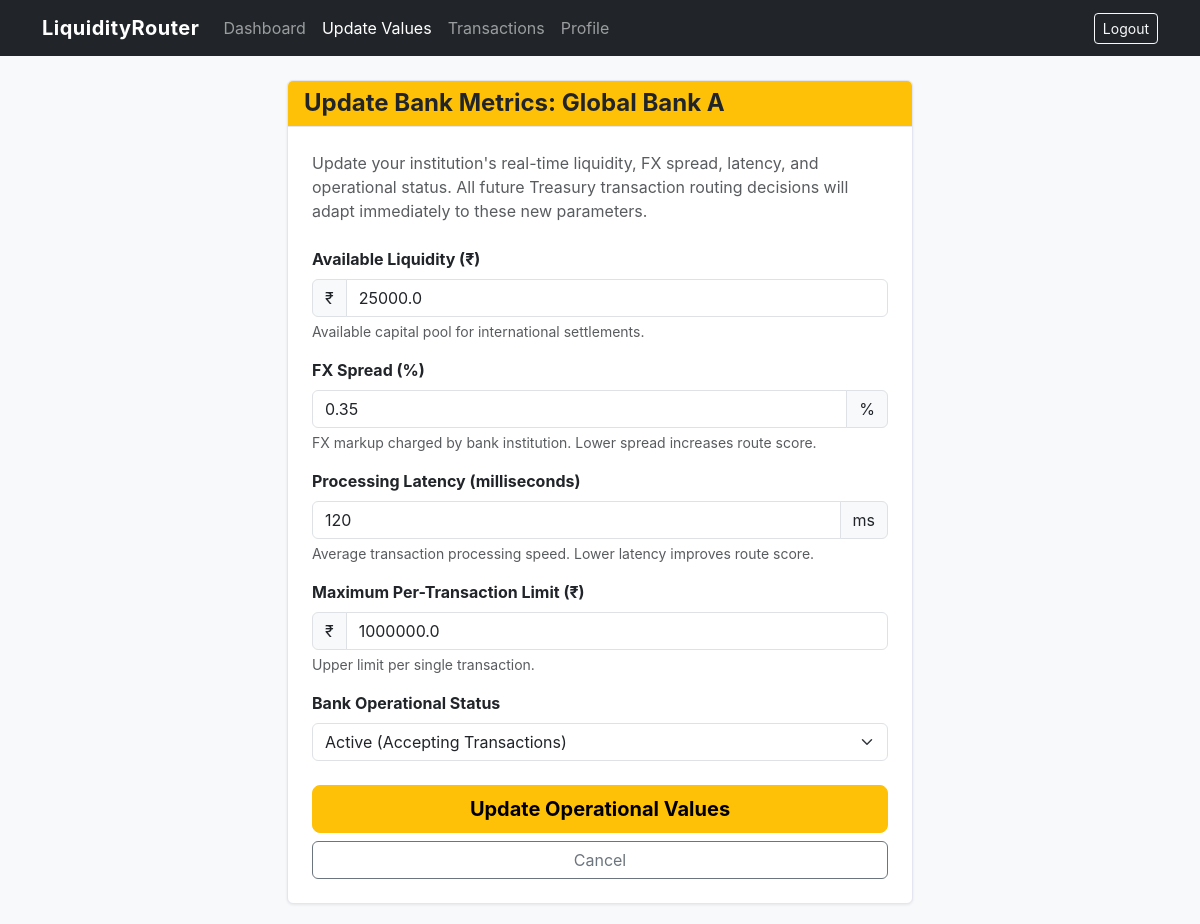
Page /update_bank (signed in) on the committed database.
### tables this page shows
CREATE TABLE banks (
            bank_id INTEGER PRIMARY KEY AUTOINCREMENT,
            user_id INTEGER NOT NULL,
            bank_name TEXT NOT NULL,
            country TEXT NOT NULL,
            currency TEXT NOT NULL,
            liquidity REAL NOT NULL DEFAULT 0,
            fx_spread REAL NOT NULL DEFAULT 0,
            latency INTEGER NOT NULL DEFAULT 0,
            transaction_limit REAL NOT NULL DEFAULT 0,
            status TEXT NOT NULL DEFAULT 'Active',
            FOREIGN KEY (user_id) REFERENCES users(user_id)
        );

### app.py (the view, shortened to what this page needs)
@app.route("/update_bank", methods=["GET", "POST"])
def update_bank():
    if "user_id" not in session or session.get("role") != "bank":
        flash("Unauthorized access.", "error")
        return redirect(url_for("login"))
    bank = database.get_bank_by_user_id(session["user_id"])
    if not bank:
        flash("Bank record not found.", "error")
        return redirect(url_for("bank_dashboard"))
    return render_template("update_bank.html", bank=bank)

### database.py (called while the page is built)
def create_connection():
    os.makedirs(DB_DIR, exist_ok=True)
    conn = sqlite3.connect(DB_PATH)
    conn.row_factory = sqlite3.Row
    conn.execute("PRAGMA foreign_keys = ON;")
    return conn

def get_bank_by_user_id(user_id):
    conn = create_connection()
    cursor = conn.cursor()
    cursor.execute("SELECT * FROM banks WHERE user_id = ?", (user_id,))
    bank = cursor.fetchone()
    conn.close()
    return bank

### templates/update_bank.html (shortened to what this page needs)
<!DOCTYPE html>
<html lang="en">
<head>
    <link href="https://cdn.jsdelivr.net/npm/bootstrap@5.3.0/dist/css/bootstrap.min.css" rel="stylesheet">
    <link rel="stylesheet" href="{{ url_for('static', filename='style.css') }}">
</head>
<body>
    <nav class="navbar navbar-expand-lg navbar-dark bg-dark mb-4">
        <div class="container">
            <a class="navbar-brand" href="{{ url_for('bank_dashboard') }}">LiquidityRouter</a>
            <div class="collapse navbar-collapse" id="navbarNav">
                <ul class="navbar-nav me-auto">
                    <li class="nav-item"><a class="nav-link" href="{{ url_for('bank_dashboard') }}">Dashboard</a></li>
                    <li class="nav-item"><a class="nav-link active" href="{{ url_for('update_bank') }}">Update
                            Values</a></li>
                    <li class="nav-item"><a class="nav-link" href="{{ url_for('bank_transactions') }}">Transactions</a>
                    </li>
                    <li class="nav-item"><a class="nav-link" href="{{ url_for('bank_profile') }}">Profile</a></li>
                </ul>
                <a href="{{ url_for('logout') }}" class="btn btn-outline-light btn-sm">Logout</a>
            </div>
        </div>
    </nav>
    <div class="container" style="max-width: 650px;">
        <div class="card">
            <div class="card-header bg-warning text-dark">
                <h4 class="mb-0 fw-bold">Update Bank Metrics: {{ bank.bank_name }}</h4>
            </div>
            <div class="card-body p-4">
                <p class="text-muted mb-4">Update your institution's real-time liquidity, FX spread, latency, and
                    operational status. All future Treasury transaction routing decisions will adapt immediately to
                    these new parameters.</p>
                <form action="{{ url_for('update_bank') }}" method="POST">
                    <div class="mb-3">
                        <label for="liquidity" class="form-label fw-bold">Available Liquidity (₹)</label>
                        <div class="input-group">
                            <span class="input-group-text">₹</span>
                            <input type="number" step="0.01" class="form-control" id="liquidity" name="liquidity"
                                required value="{{ bank.liquidity }}">
                        </div>
                        <div class="form-text">Available capital pool for international settlements.</div>
                    </div>
                    <div class="mb-3">
                        <label for="fx_spread" class="form-label fw-bold">FX Spread (%)</label>
                        <div class="input-group">
                            <input type="number" step="0.01" class="form-control" id="fx_spread" name="fx_spread"
                                required value="{{ bank.fx_spread }}">
                            <span class="input-group-text">%</span>
                        </div>
                        <div class="form-text">FX markup charged by bank institution. Lower spread increases route
                            score.</div>
                    </div>
                    <div class="mb-3">
                        <label for="latency" class="form-label fw-bold">Processing Latency (milliseconds)</label>
                        <div class="input-group">
                            <input type="number" class="form-control" id="latency" name="latency" required
                                value="{{ bank.latency }}">
                            <span class="input-group-text">ms</span>
                        </div>
                        <div class="form-text">Average transaction processing speed. Lower latency improves route score.
                        </div>
                    </div>
                    <div class="mb-3">
                        <label for="transaction_limit" class="form-label fw-bold">Maximum Per-Transaction Limit
                            (₹)</label>
                        <div class="input-group">
                            <span class="input-group-text">₹</span>
                            <input type="number" step="0.01" class="form-control" id="transaction_limit"
                                name="transaction_limit" required value="{{ bank.transaction_limit }}">
                        </div>
                        <div class="form-text">Upper limit per single transaction.</div>
                    </div>
                    <div class="mb-4">
                        <label for="status" class="form-label fw-bold">Bank Operational Status</label>
                        <select class="form-select" id="status" name="status" required>
                            <option value="Active" {% if bank.status=='Active' %}selected{% endif %}>Active (Accepting
                                Transactions)</option>
                        </select>
                    </div>
                    <div class="d-grid gap-2">
                        <button type="submit" class="btn btn-warning btn-lg fw-bold">Update Operational Values</button>
                        <a href="{{ url_for('bank_dashboard') }}" class="btn btn-outline-secondary">Cancel</a>
                    </div>
                </form>
            </div>
        </div>
    </div>
</body>
</html>

### static/style.css (style rules this page uses)
body { background-color: #f8f9fa; font-family: -apple-system, BlinkMacSystemFont, "Segoe UI", Roboto, "Helvetica Neue", Arial, sans-serif; color: #333333; }
.navbar-brand { font-weight: 700; letter-spacing: 0.5px; }
.card { border-radius: 6px; box-shadow: 0 1px 3px rgba(0,0,0,0.08); margin-bottom: 20px; border: 1px solid #de5d67; border-color: #e3e6f0; }
.card-header { background-color: #ffffff; border-bottom: 1px solid #e3e6f0; font-weight: 600; }

### rows in the picture
banks: bank_name "Global Bank A", liquidity "25000.0", fx_spread "0.35", latency "120", transaction_limit "1000000.0", status "Active (Accepting Transactions)"
